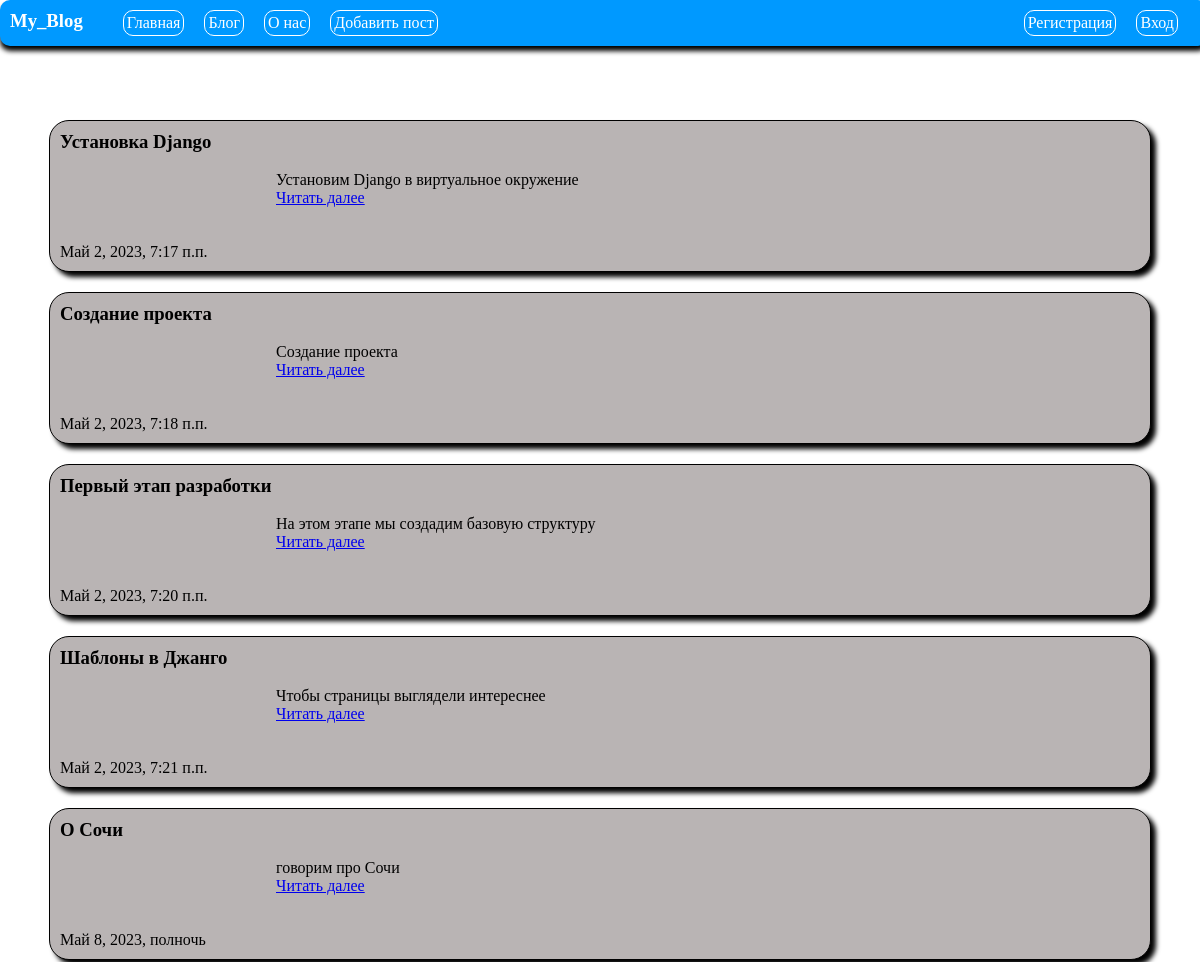
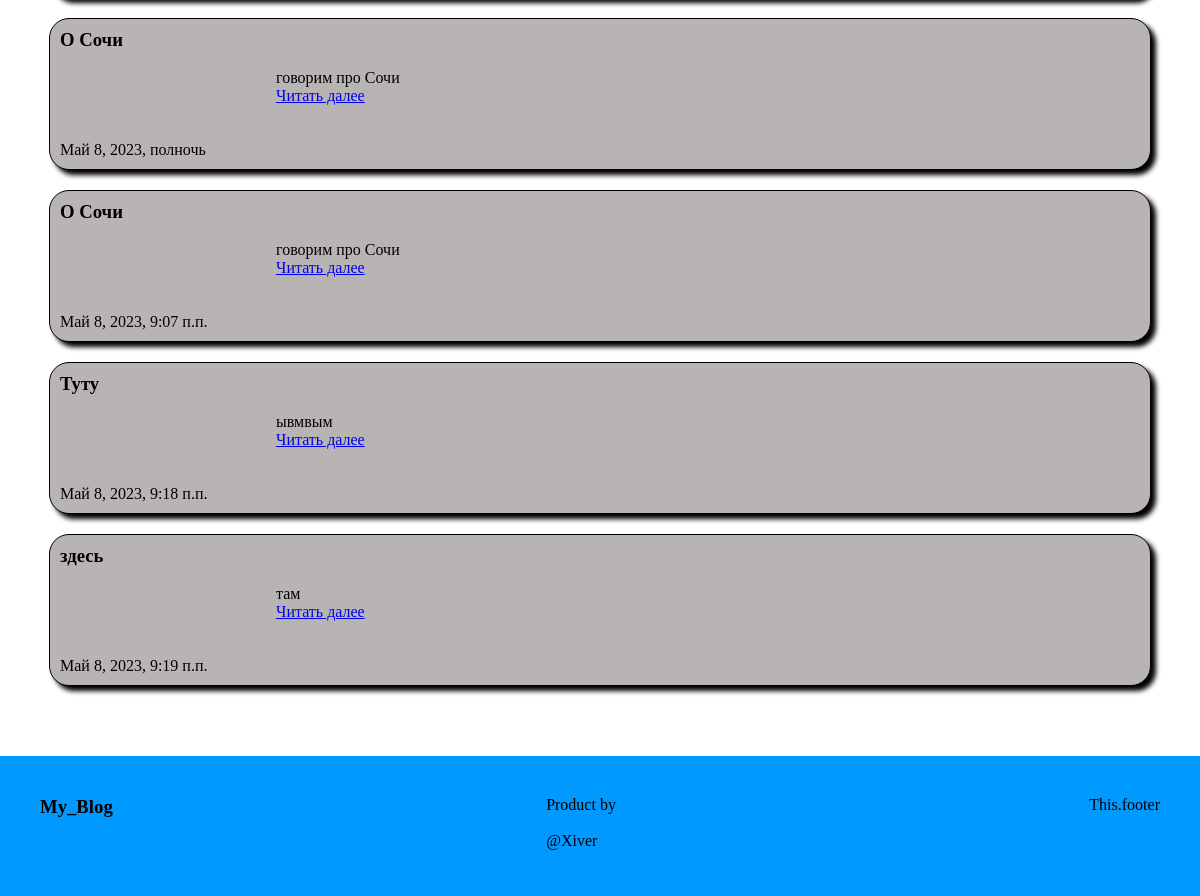
The page /blog/ on the database as committed earlier (2 pictures, top to bottom).
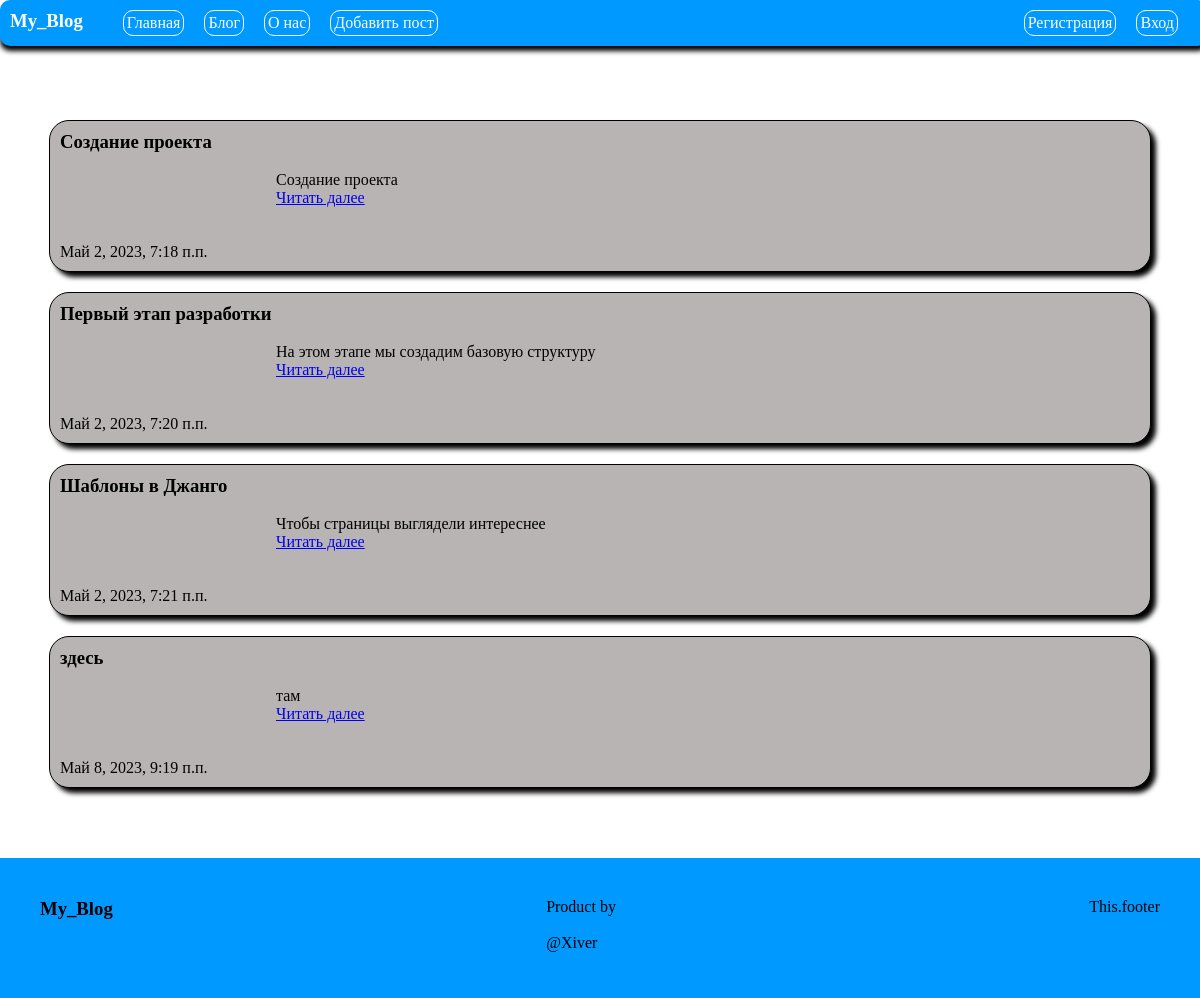
The same page on the database as committed later.
### blog/models.py (models this page shows, shortened)
class Post(models.Model):
    title = models.CharField('Заголовок', max_length=50)
    anons = models.CharField('Анонс', max_length=250)
    text = models.TextField('Статья')
    date = models.DateTimeField('Дата публикации')
    class Meta:
        verbose_name = 'Новость'
        verbose_name_plural = 'Новости'

### blog/views.py (the view)
# urls.py: path('blog/', views.blog, name='blog'),
def blog(request):
    posts = {
        'posts': Post.objects.all()
    }
    return render(request, 'blog/blog.html', posts)

### blog/templates/blog/blog.html (shortened to what this page needs)
{% extends "blog/layout.html" %}
{% block content %}
<main>
    {% if posts %}
        {% for post in posts %}
            <div class="card">
                <h3>{{ post.title }}</h3><br>
                <div class="text_post">
                    <p>{{ post.anons }}</p>
                    <a href="{% url 'post' post.id %}">Читать далее</a>
                </div><br>
                <p>{{ post.author }}</p><br>
                <p>{{ post.date }}</p>
            </div>
        {% endfor %}
    {% else %}
        <p>Новостей нет!</p>
    {% endif %}
</main>
{% endblock %}

Rows that differ between the two databases and show on the page:
removed Post: title "Установка Django", anons "Установим Django в виртуальное окружение", date "Май 2, 2023, 7:17 п.п."
removed Post: title "О Сочи", anons "говорим про Сочи", date "Май 8, 2023, полночь"
removed Post: title "О Сочи", anons "говорим про Сочи", date "Май 8, 2023, полночь"
removed Post: title "О Сочи", anons "говорим про Сочи", date "Май 8, 2023, 9:07 п.п."
removed Post: title "Туту", anons "ывмвым", date "Май 8, 2023, 9:18 п.п."
